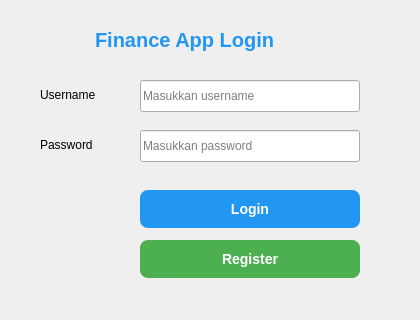
<?xml version="1.0" encoding="UTF-8"?>
<ui version="4.0">
 <class>LoginDialog</class>

 <widget class="QDialog" name="LoginDialog">

  <property name="geometry">
   <rect>
    <x>0</x>
    <y>0</y>
    <width>420</width>
    <height>320</height>
   </rect>
  </property>

  <property name="windowTitle">
   <string>Login Finance App</string>
  </property>

  <!-- TITLE -->

  <widget class="QLabel" name="labelTitle">

   <property name="geometry">
    <rect>
     <x>95</x>
     <y>20</y>
     <width>240</width>
     <height>40</height>
    </rect>
   </property>

   <property name="text">
    <string>Finance App Login</string>
   </property>

   <property name="styleSheet">
    <string notr="true">
font-size:20px;
font-weight:bold;
color:#2196F3;
    </string>
   </property>

  </widget>

  <!-- USERNAME -->

  <widget class="QLabel" name="labelUsername">

   <property name="geometry">
    <rect>
     <x>40</x>
     <y>80</y>
     <width>100</width>
     <height>30</height>
    </rect>
   </property>

   <property name="text">
    <string>Username</string>
   </property>

  </widget>

  <widget class="QLineEdit" name="inputUsername">

   <property name="geometry">
    <rect>
     <x>140</x>
     <y>80</y>
     <width>220</width>
     <height>32</height>
    </rect>
   </property>

   <property name="placeholderText">
    <string>Masukkan username</string>
   </property>

  </widget>

  <!-- PASSWORD -->

  <widget class="QLabel" name="labelPassword">

   <property name="geometry">
    <rect>
     <x>40</x>
     <y>130</y>
     <width>100</width>
     <height>30</height>
    </rect>
   </property>

   <property name="text">
    <string>Password</string>
   </property>

  </widget>

  <widget class="QLineEdit" name="inputPassword">

   <property name="geometry">
    <rect>
     <x>140</x>
     <y>130</y>
     <width>220</width>
     <height>32</height>
    </rect>
   </property>

   <property name="echoMode">
    <enum>QLineEdit::Password</enum>
   </property>

   <property name="placeholderText">
    <string>Masukkan password</string>
   </property>

  </widget>

  <!-- LOGIN BUTTON -->

  <widget class="QPushButton" name="btnLogin">

   <property name="geometry">
    <rect>
     <x>140</x>
     <y>190</y>
     <width>220</width>
     <height>38</height>
    </rect>
   </property>

   <property name="text">
    <string>Login</string>
   </property>

   <property name="styleSheet">
    <string notr="true">
background-color:#2196F3;
color:white;
font-weight:bold;
font-size:14px;
border-radius:8px;
    </string>
   </property>

  </widget>

  <!-- REGISTER BUTTON -->

  <widget class="QPushButton" name="btnRegister">

   <property name="geometry">
    <rect>
     <x>140</x>
     <y>240</y>
     <width>220</width>
     <height>38</height>
    </rect>
   </property>

   <property name="text">
    <string>Register</string>
   </property>

   <property name="styleSheet">
    <string notr="true">
background-color:#4CAF50;
color:white;
font-weight:bold;
font-size:14px;
border-radius:8px;
    </string>
   </property>

  </widget>

 </widget>

 <resources/>
 <connections/>
</ui>
